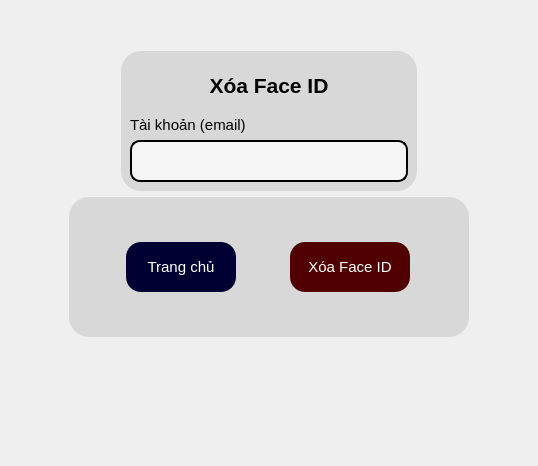
      <widget class="QWidget" name="trang_xoa_face_id">
       <layout class="QGridLayout" name="gridLayout_12">
        <item row="0" column="0">
         <layout class="QHBoxLayout" name="horizontalLayout_41">
          <item>
           <spacer name="horizontalSpacer_37">
            <property name="orientation">
             <enum>Qt::Horizontal</enum>
            </property>
            <property name="sizeHint" stdset="0">
             <size>
              <width>58</width>
              <height>18</height>
             </size>
            </property>
           </spacer>
          </item>
          <item>
           <layout class="QVBoxLayout" name="verticalLayout_43">
            <item>
             <spacer name="verticalSpacer_29">
              <property name="orientation">
               <enum>Qt::Vertical</enum>
              </property>
              <property name="sizeHint" stdset="0">
               <size>
                <width>20</width>
                <height>40</height>
               </size>
              </property>
             </spacer>
            </item>
            <item>
             <layout class="QHBoxLayout" name="horizontalLayout_42">
              <item>
               <widget class="QFrame" name="frame_29">
                <property name="sizePolicy">
                 <sizepolicy hsizetype="Maximum" vsizetype="Expanding">
                  <horstretch>0</horstretch>
                  <verstretch>0</verstretch>
                 </sizepolicy>
                </property>
                <property name="minimumSize">
                 <size>
                  <width>0</width>
                  <height>0</height>
                 </size>
                </property>
                <property name="styleSheet">
                 <string notr="true">border-color: rgb(0, 0, 0);
background-color: rgb(216, 216, 216);
border-radius: 20px;</string>
                </property>
                <property name="frameShape">
                 <enum>QFrame::StyledPanel</enum>
                </property>
                <property name="frameShadow">
                 <enum>QFrame::Raised</enum>
                </property>
                <layout class="QVBoxLayout" name="verticalLayout_44">
                 <item>
                  <widget class="QLabel" name="label_47">
                   <property name="minimumSize">
                    <size>
                     <width>278</width>
                     <height>50</height>
                    </size>
                   </property>
                   <property name="maximumSize">
                    <size>
                     <width>16777215</width>
                     <height>50</height>
                    </size>
                   </property>
                   <property name="font">
                    <font>
                     <family>Tahoma</family>
                     <pointsize>16</pointsize>
                     <weight>75</weight>
                     <bold>true</bold>
                    </font>
                   </property>
                   <property name="text">
                    <string>Xóa Face ID</string>
                   </property>
                   <property name="alignment">
                    <set>Qt::AlignCenter</set>
                   </property>
                  </widget>
                 </item>
                 <item>
                  <widget class="QLabel" name="label_48">
                   <property name="sizePolicy">
                    <sizepolicy hsizetype="Maximum" vsizetype="Maximum">
                     <horstretch>0</horstretch>
                     <verstretch>0</verstretch>
                    </sizepolicy>
                   </property>
                   <property name="font">
                    <font>
                     <pointsize>11</pointsize>
                    </font>
                   </property>
                   <property name="text">
                    <string>Tài khoản (email)</string>
                   </property>
                  </widget>
                 </item>
                 <item>
                  <widget class="QLineEdit" name="edt_tk_xoa_face">
                   <property name="sizePolicy">
                    <sizepolicy hsizetype="Expanding" vsizetype="Fixed">
                     <horstretch>0</horstretch>
                     <verstretch>0</verstretch>
                    </sizepolicy>
                   </property>
                   <property name="font">
                    <font>
                     <family>Arial,sans-serif</family>
                     <pointsize>-1</pointsize>
                    </font>
                   </property>
                   <property name="styleSheet">
                    <string notr="true">QLineEdit {
                border: 2px solid black;
                border-radius: 10px;
                padding: 10px;
                background-color: #f5f5f5;
                color: #333;
                font-family: Arial, sans-serif;
                font-size: 14px;
            }
            QLineEdit:focus {
                border: 2px solid black;
            }</string>
                   </property>
                  </widget>
                 </item>
                </layout>
               </widget>
              </item>
             </layout>
            </item>
            <item>
             <widget class="QFrame" name="frame_30">
              <property name="minimumSize">
               <size>
                <width>400</width>
                <height>140</height>
               </size>
              </property>
              <property name="styleSheet">
               <string notr="true">border-color: rgb(0, 0, 0);
background-color: rgb(216, 216, 216);
border-radius: 20px;</string>
              </property>
              <property name="frameShape">
               <enum>QFrame::StyledPanel</enum>
              </property>
              <property name="frameShadow">
               <enum>QFrame::Raised</enum>
              </property>
              <layout class="QHBoxLayout" name="horizontalLayout_43">
               <item>
                <widget class="QPushButton" name="btn_trang_chu_xoa_face">
                 <property name="maximumSize">
                  <size>
                   <width>110</width>
                   <height>50</height>
                  </size>
                 </property>
                 <property name="font">
                  <font>
                   <pointsize>11</pointsize>
                  </font>
                 </property>
                 <property name="styleSheet">
                  <string notr="true">QPushButton {
    background-color: rgb(0, 0, 50);
    color: rgb(255, 255, 255);
    border-radius: 15px;
}

QPushButton:hover {
    background-color: rgb(109, 109, 109);
	
	
}
</string>
                 </property>
                 <property name="text">
                  <string>Trang chủ</string>
                 </property>
                </widget>
               </item>
               <item>
                <widget class="QPushButton" name="btn_xoa_face">
                 <property name="maximumSize">
                  <size>
                   <width>120</width>
                   <height>50</height>
                  </size>
                 </property>
                 <property name="font">
                  <font>
                   <pointsize>11</pointsize>
                  </font>
                 </property>
                 <property name="styleSheet">
                  <string notr="true">QPushButton {
    background-color: rgb(80, 0, 0);
    color: rgb(255, 255, 255);
    border-radius: 15px;
}

QPushButton:hover {
    background-color: green;
}
</string>
                 </property>
                 <property name="text">
                  <string>Xóa Face ID</string>
                 </property>
                </widget>
               </item>
              </layout>
             </widget>
            </item>
            <item>
             <spacer name="verticalSpacer_30">
              <property name="orientation">
               <enum>Qt::Vertical</enum>
              </property>
              <property name="sizeHint" stdset="0">
               <size>
                <width>20</width>
                <height>118</height>
               </size>
              </property>
             </spacer>
            </item>
           </layout>
          </item>
          <item>
           <spacer name="horizontalSpacer_38">
            <property name="orientation">
             <enum>Qt::Horizontal</enum>
            </property>
            <property name="sizeHint" stdset="0">
             <size>
              <width>58</width>
              <height>18</height>
             </size>
            </property>
           </spacer>
          </item>
         </layout>
        </item>
       </layout>
      </widget>
